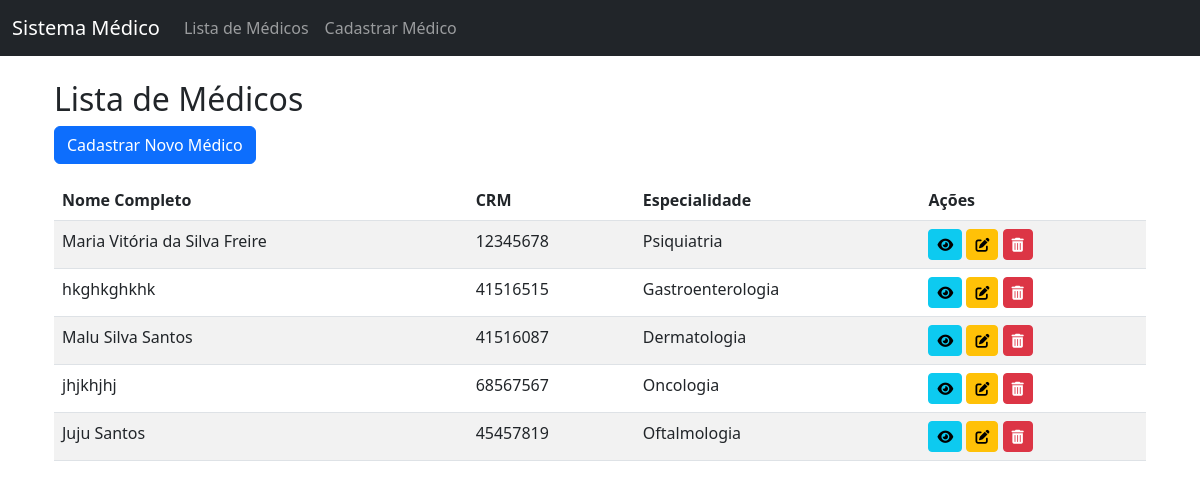
The app's page /medicos with its own data.
### app/models/medico.py (models this page shows)
class Medico(db.Model):
    id: so.Mapped[int] = so.mapped_column(primary_key=True)
    nome_completo: so.Mapped[str] = so.mapped_column(sa.String(150), nullable=False)
    crm: so.Mapped[int] = so.mapped_column(sa.Integer, nullable=False, unique=True)
    especialidade: so.Mapped[str] = so.mapped_column(sa.String(50), nullable=False)
    criado_em: so.Mapped[datetime.datetime] = so.mapped_column(sa.DateTime, default=datetime.datetime.utcnow)
    consultas: so.Mapped['Consulta'] = db.relationship(back_populates='medico')

### app/routes.py (the view)
@app.route('/medicos')
def listar_medicos():
    medicos= mc.listar_medicos()
    return render_template('medico_lista.html', medicos=medicos)

### app/controllers/MedicoController.py (called while the page is built)
def listar_medicos():
    return Medico.query.all()

### app/templates/medico_lista.html
{% extends 'base.html' %}
{% block content %}
<div class="container mt-4">
    <h2>Lista de Médicos</h2>
    <a href="{{ url_for('novo') }}" class="btn btn-primary mb-3">Cadastrar Novo Médico</a>
    <table class="table table-striped">
        <thead>
            <tr>
                <th>Nome Completo</th>
                <th>CRM</th>
                <th>Especialidade</th>
                <th>Ações</th>
            </tr>
        </thead>
        <tbody>
            {% for medico in medicos %}
            <tr>
                <td>{{ medico.nome_completo }}</td>
                <td>{{ medico.crm }}</td>
                <td>{{ medico.especialidade }}</td>
                <td>
                    <a href="{{ url_for('detalhes_medico', id=medico.id) }}" class="btn btn-info btn-sm" title="Visualizar">
                        <i class="fas fa-eye"></i>
                    </a>
                    <a href="{{ url_for('editar_medico', id=medico.id) }}" class="btn btn-warning btn-sm" title="Editar">
                        <i class="fas fa-edit"></i>
                    </a>
                    <a href="{{ url_for('excluir_medico_view', id=medico.id) }}" class="btn btn-danger btn-sm" title="Excluir">
                        <i class="fas fa-trash-alt"></i>
                    </a>
                </td>
            </tr>
            {% else %}
            <tr>
                <td colspan="4" class="text-center">Nenhum médico cadastrado.</td>
            </tr>
            {% endfor %}
        </tbody>
    </table>
</div>
{% endblock %}

### app/templates/base.html (shortened to what this page needs)
<!DOCTYPE html>
<html lang="pt-br">
<head>
    <link rel="stylesheet" href="https://cdn.jsdelivr.net/npm/bootstrap@5.3.0/dist/css/bootstrap.min.css">
    <link rel="stylesheet" href="https://cdnjs.cloudflare.com/ajax/libs/font-awesome/6.5.0/css/all.min.css">
</head>
<body>
    <nav class="navbar navbar-expand-lg navbar-dark bg-dark">
        <div class="container-fluid">
            <a class="navbar-brand" href="{{ url_for('listar_medicos') }}">Sistema Médico</a>
            <div class="collapse navbar-collapse" id="navbarNav">
                <ul class="navbar-nav me-auto">
                    <li class="nav-item">
                        <a class="nav-link" href="{{ url_for('listar_medicos') }}">Lista de Médicos</a>
                    </li>
                    <li class="nav-item">
                        <a class="nav-link" href="{{ url_for('novo') }}">Cadastrar Médico</a>
                    </li>
                </ul>
            </div>
        </div>
    </nav>
    <div class="container">
        {% block content %}{% endblock %}
    </div>
</body>
</html>

### records on screen
Medico: nome_completo "Maria Vitória da Silva Freire", crm "12345678", especialidade "Psiquiatria"
Medico: nome_completo "hkghkghkhk", crm "41516515", especialidade "Gastroenterologia"
Medico: nome_completo "Malu Silva Santos", crm "41516087", especialidade "Dermatologia"
Medico: nome_completo "jhjkhjhj", crm "68567567", especialidade "Oncologia"
Medico: nome_completo "Juju Santos", crm "45457819", especialidade "Oftalmologia"
